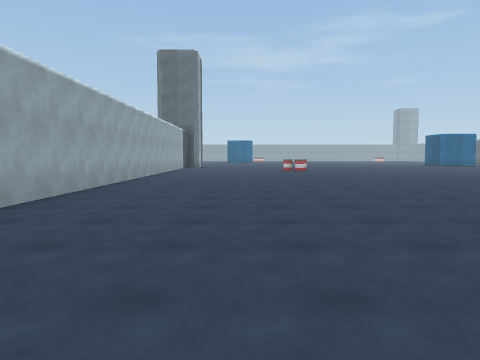
[1] (above)

23 first-person views from a walk through a Unity game level. The camera is 1.4 m above the floor, tilts 4° down and sees 70° across. The floor is counted in squares, 2 m on a side. Each view is taken from the middle of a square. On the plan, view 1 faces up. The plan holds only what a view shows up to about 11 squares ahead; the rest is blank. The place goes on beyond the plan.

[2]
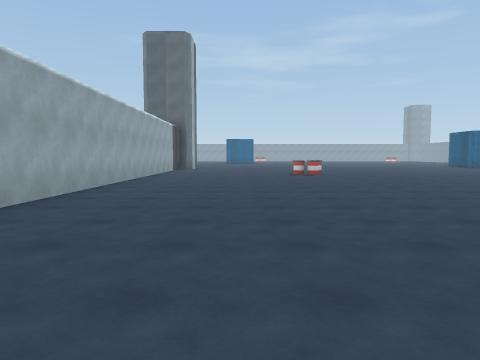

[3]
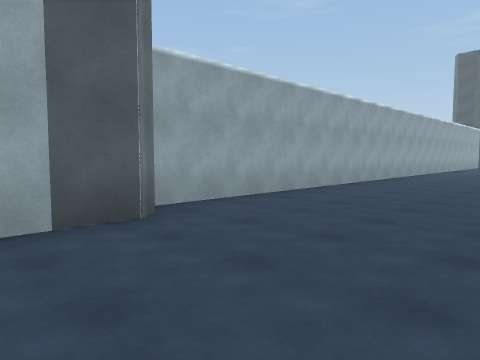

[4]
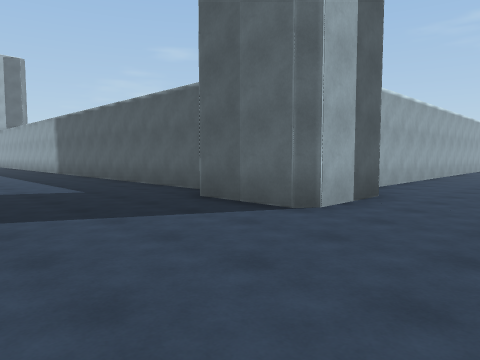

[5]
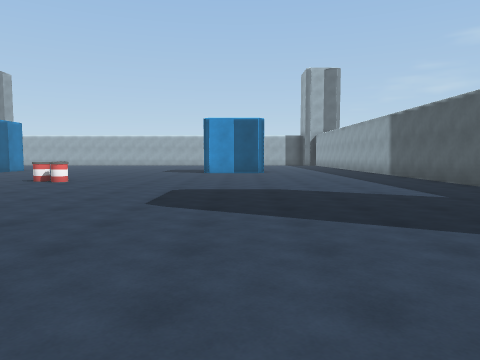

[6]
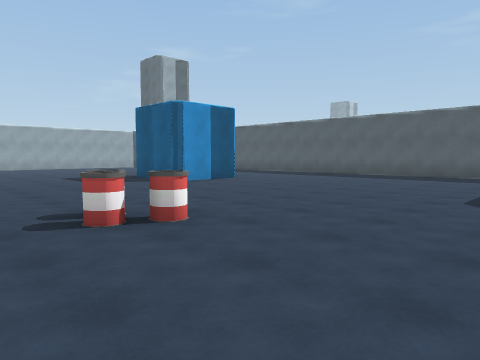

[7]
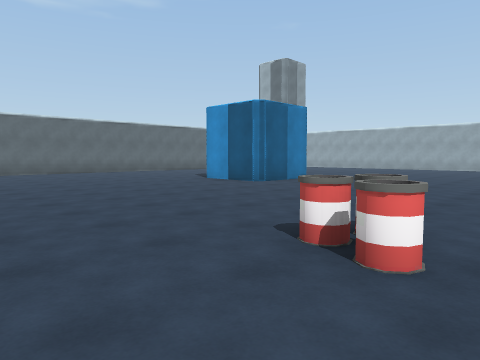

[8]
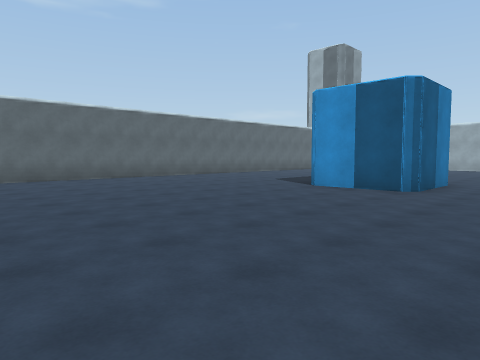

[9]
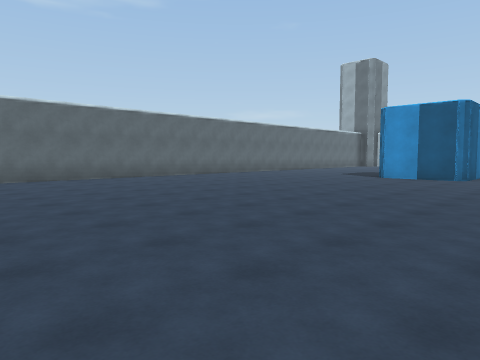

[10]
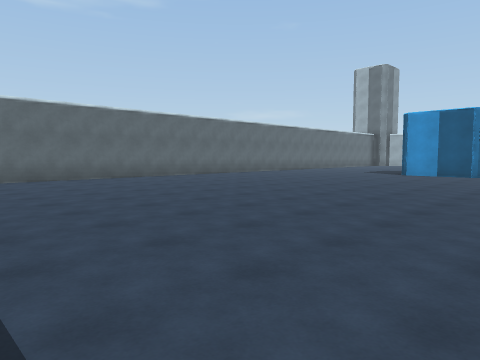

[11]
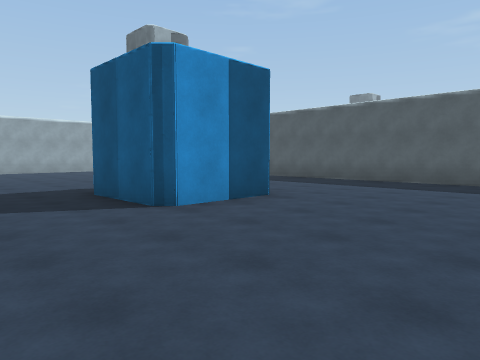

[12]
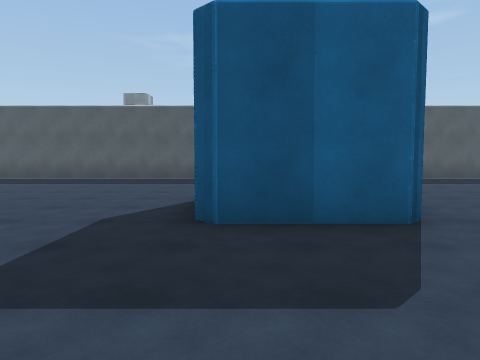

[13]
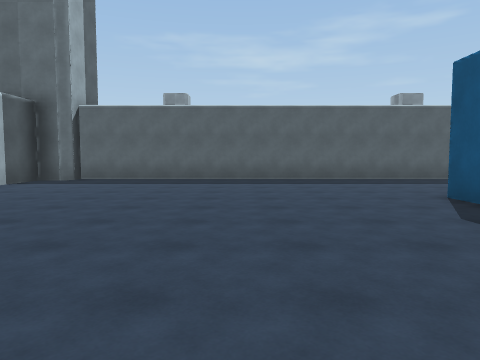

[14]
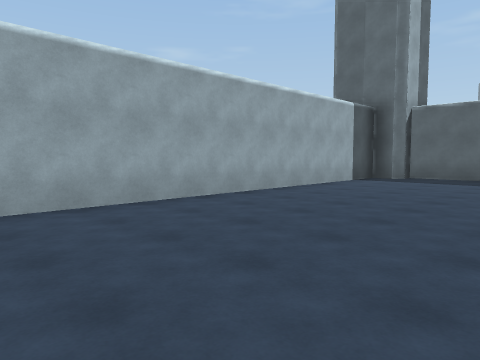

[15]
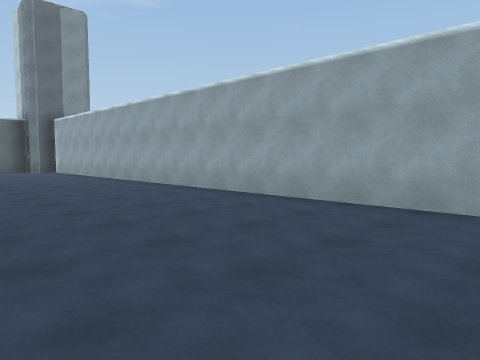

[16]
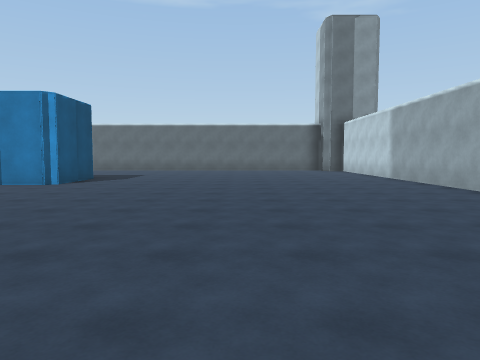

[17]
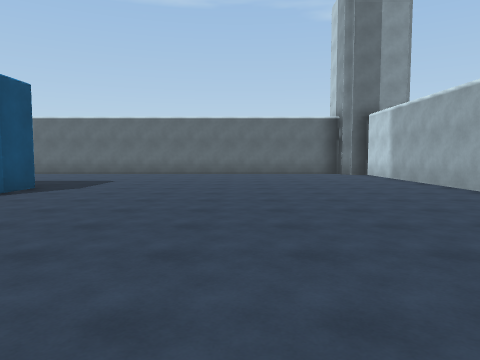

[18]
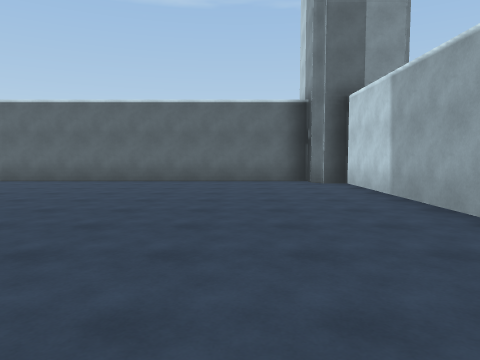

[19]
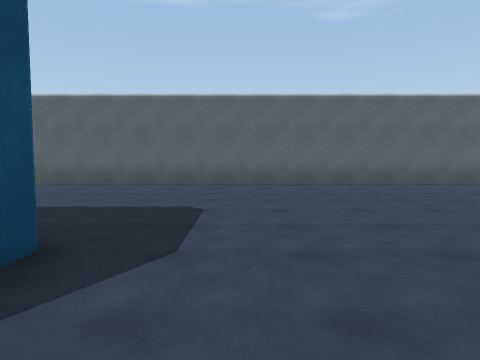

[20]
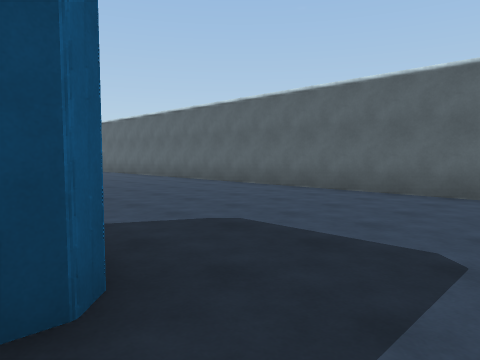

[21]
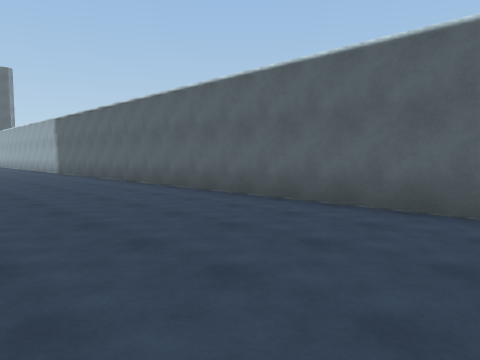

[22]
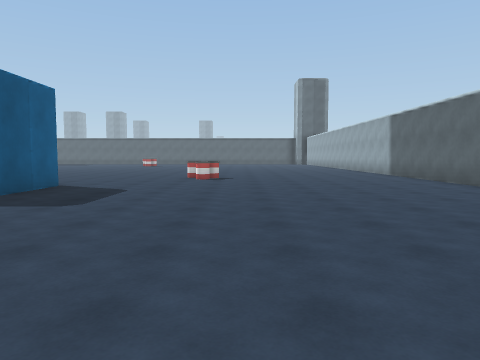

[23]
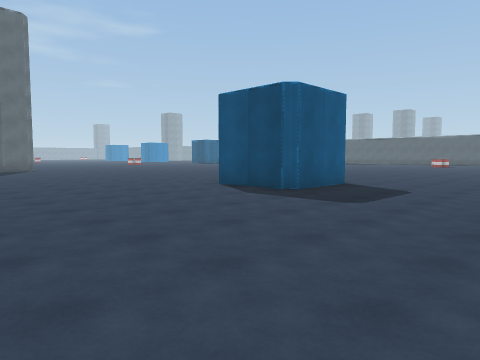

### Floor plan
Points are (right, up) in squares from view 1. A wall is a line through its corners. A room is listed if a view was taken in it or the views show most of it. See-through windows are left out.
Room 1 (views 1, 2, 3, 4, 5, 6, 7, 8, 9, 10, 11, 12, 13, 14, 15, 16, 17, 18, 19, 20, 21, 22, 23)
walls: (-10.8, -14.1) (-10.8, -14.6); (-15.2, -10.5) (-17.3, -10.5) (-17.6, -10.2); (-15, -8.2) (-15, -10.2); (-17.5, -9.1) (-17.5, -8.2); (-5.6, -3.5) (-25.9, -3.5) (-25.9, -4.2) (-26.8, -4.2) (-26.8, -26.7) (-26.1, -26.7); (-1.2, -17.5) (-1.2, -15.5); (-15, -19.5) (-15, -21.5); (-17.2, -19.2) (-15.2, -19.2); (1, -17.8) (-1, -17.8); (-2.5, -2) (-2.5, -3.9) (-2.7, -4.2) (-4.8, -4.2); (-17.5, -21.5) (-17.5, -19.5); (-25.8, -3.9) (-26.1, -4.2); (-25.9, -27.5) (4, -27.5); (-3.2, 14) (-3.2, -1.5)

Positions as (right, up) in squares from view 1, and headings:
1: (0, 0), facing up
2: (0, 3), facing up
3: (1, -4), facing up-left
4: (0, -8), facing up-left
5: (-1, -9), facing left
6: (-7, -16), facing up-left
7: (-8, -13), facing down-left
8: (-8, -17), facing down-left
9: (-4, -17), facing down-left
10: (-2, -17), facing down-left
11: (-11, -13), facing up-left
12: (-17, -14), facing up
13: (-21, -14), facing up
14: (-22, -15), facing up-left
15: (-22, -11), facing down-left
16: (-22, -11), facing down
17: (-22, -14), facing down
18: (-24, -18), facing down
19: (-19, -19), facing down
20: (-19, -21), facing down-right
21: (-8, -23), facing down-right
22: (-7, -22), facing right
23: (-7, -22), facing up-right
